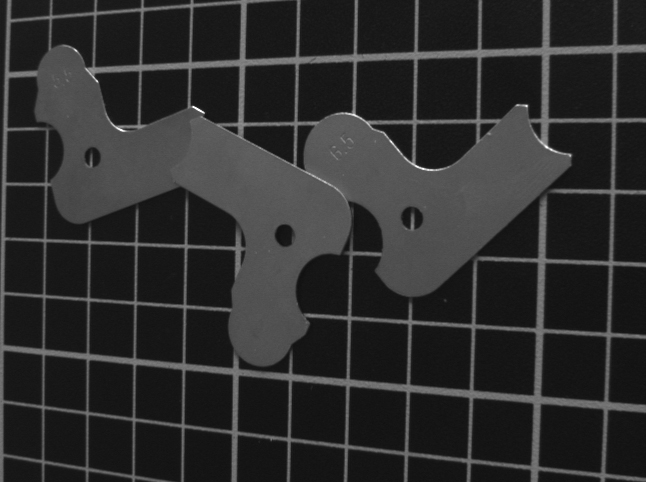
%> input picture ImageProcess/003/input/HW3.jpg, 646 x 482 px
$ octave J_direct_filter.m   (GNU Octave 9; MATLAB toolbox functions it lacks are replaced by stand-ins)
%> lines starting %> are read from the running program, lines starting %| are printed output that depends on the picture
%%********************
%CopyRight 贾成君(jcj14@mails.tsinghua.edu.cn)
%All rights Reserved
%Filename: J_direct_filter.m
%Summary: Use the FFT to reduce the background
%Last Time:
%%******************
close all; clear all;
I = imread('HW3.jpg');
%> I is the input picture: size 482x646 uint8; min 16, max 255, mean 45.2
centerX = (size(I,2)+1)/2;
%> centerX = 323.5
centerY = (size(I,1)+1)/2;
%> centerY = 241.5
%进行高频增强
h1=[0 -1 0, -1 5 -1, 0 -1 0];
% I = conv2(im2double(I),h1,'same');

%% 计算的原来表格中的背景的线方向——选点-计算斜率
% [10 lines of commented-out code are left out]
fftk1 = 71.142857142857140; fftk2 = 0.011976047904192;
%此时k1对应的角度为 0.99*pi/2 rad;k2对应角度为 0.012 rad--可以近似为垂直和水平

%%计算要去除的线
draw_x = 1:size(I,2);
%> draw_x = 646 values from 1 to 646
draw_y1 = fftk1*( draw_x-centerX ) + centerY;
%> draw_y1 = 646 values from -22702.1 to 23185.1
draw_y2 = fftk2*( draw_x-centerX ) + centerY;
%> draw_y2 = 646 values from 237.6 to 245.4
% 画出要去除的线
I_fft_shift = fftshift( fft2(I) );
Range_I = log( 1 + abs( I_fft_shift ) );
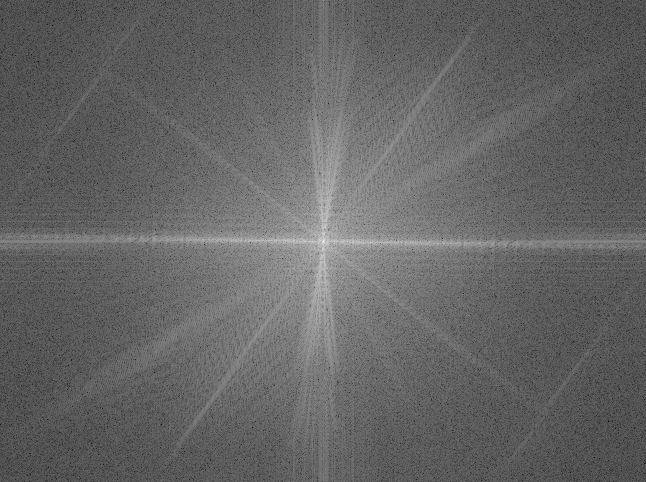
%> Range_I: size 482x646 double; min 1.01, max 16.46, mean 7.12; drawn with min black and max white
figure, imshow( Range_I, [] ), title('原始图像-标记要去除的部分'), axis on;
hold on; plot( draw_x, draw_y1 ), plot( draw_x, draw_y2 );
%> after `plot( draw_x, draw_y2 )`:
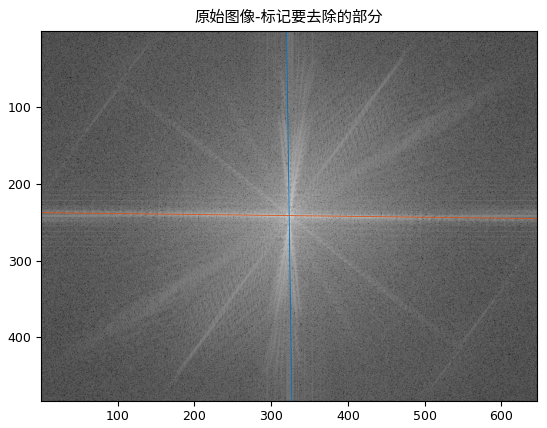
%> figure redrawn from the program's plot data

%%选出每个方向上需要滤去的范围（从哪里向外）-根据对称性，截取一部分即可
% [edge_x edge_y] = ginput(4);
% edge_x = [489;156;321.00;326.00];
% edge_y = [244.00;238.00;98.00;427];
% 上述的点为选择出来的目测合适的滤波位置——经过实际的调参数后的结果如下：
edge_x = [345;305;321.00;326.00];
edge_y = [244.00;238.00;220.00;260];

%%使用长条覆盖原来的点，长条的宽度设置为 $length 个像素
result_fft = I_fft_shift;
length = 10;
result_fft( (edge_y(1)-length):(edge_y(1)+length), edge_x(1):size(I,2) ) = 0;
result_fft( (edge_y(2)-length):(edge_y(2)+length), 1:edge_x(2) ) = 0;
result_fft( 1:edge_y(3),(edge_x(3)-length):(edge_x(3)+length) ) = 0;
result_fft( edge_y(4):size(I,1),(edge_x(4)-length):(edge_x(4)+length) ) = 0;
%显示结果,结果存储在result
result_im = ifft2( ifftshift(result_fft) );
result = uint8( real(result_im) );
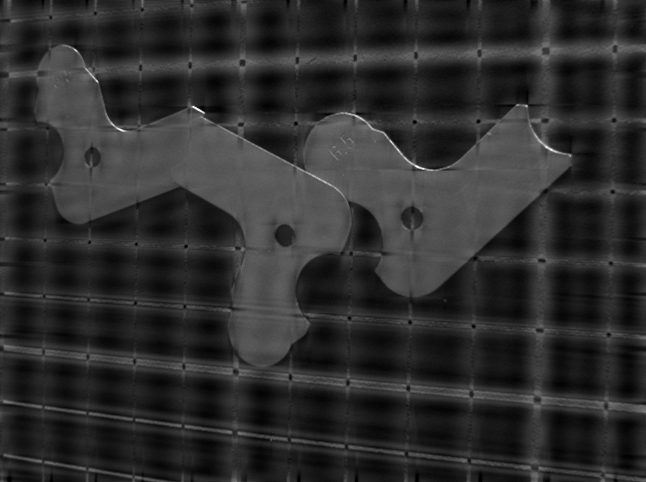
%> result: size 482x646 uint8; min 0, max 255, mean 45.2
figure,
subplot(2,2,1),imshow(I),title('原来图像');
subplot(2,2,2),imshow(result), title('处理后图像');
subplot(2,2,3),imshow(Range_I,[]),title('原来频域');
subplot(2,2,4),imshow( log( 1+ abs(result_fft) ),[] ), title('处理后频域');

%%使用倾斜区域覆盖，覆盖从r起，覆盖角度设置为 正负15°(klimit)
result_fft2 = I_fft_shift;
r = 1;
klimit = tan(15/90*pi/2);
%参数设置：10，5->10,10; 可以置为0，也可以设置成log、二分之一
for i = 1:size(I,1)
	for j = 1:size(I,2)
		if ( i == centerY && abs(j-centerX) > r )
			result_fft2(i,j) = 0; break;
		end
		if ( j == centerX && abs(i-centerY) > r )
			result_fft2(i,j) = 0; break;
		end
		if ( abs( (i-centerY)/(j-centerX) ) < klimit || abs( (j-centerX)/(i-centerY) ) <klimit )
			if( abs( i-centerY ) + abs( j-centerX ) > r )
				result_fft2(i,j) = 0;
			end
		end
	end
end
result_im = ifft2( ifftshift(result_fft2) );
result2 = uint8( real(result_im) );
figure,
subplot(2,2,1),imshow( Range_I,[] ),title('原来频域');
subplot(2,2,2),imshow( log( 1+ abs(result_fft2) ),[] ),title('处理后频域');
%> after `imshow( log( 1+ abs(result_fft2) ),[] )`:
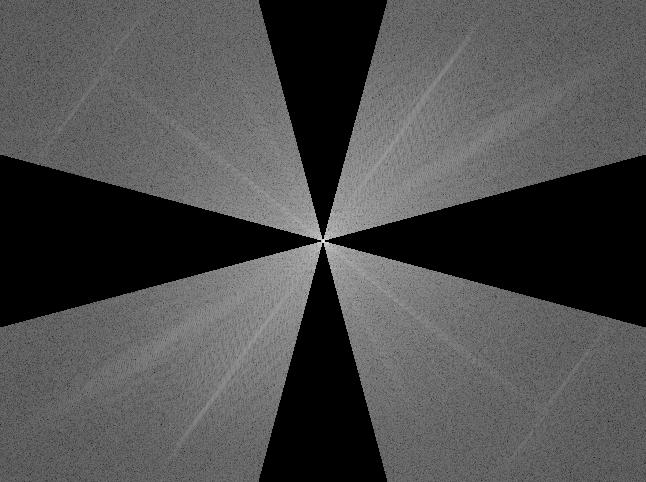
%> displayed picture: size 482x646, on the screen's scale of 0 to 255; min 0, max 255, mean 77.5
subplot(2,2,3),imshow( I ),title('原来图像');
subplot(2,2,4),imshow( result2 ), title('处理后图像');

%%对图像进行进一步处理——使用中值滤波
figure,
subplot(2,2,1), imshow( result2 ),title('处理结果');
subplot(2,2,2), imshow( I - result2),title('去除的网格情况');

K1 = medfilt2(result2,[3,3]);
subplot(2,2,3), imshow( K1 ),title('[3,3]窗口中值滤波');
subplot(2,2,4), imshow( I - K1);

figure
K2 = medfilt2(result2,[10,10]);
subplot(2,2,1), imshow( K2 ),title('[10,10]窗口中值滤波');
subplot(2,2,2), imshow( I - K2);

K3 = conv2(result2,h1,'same');
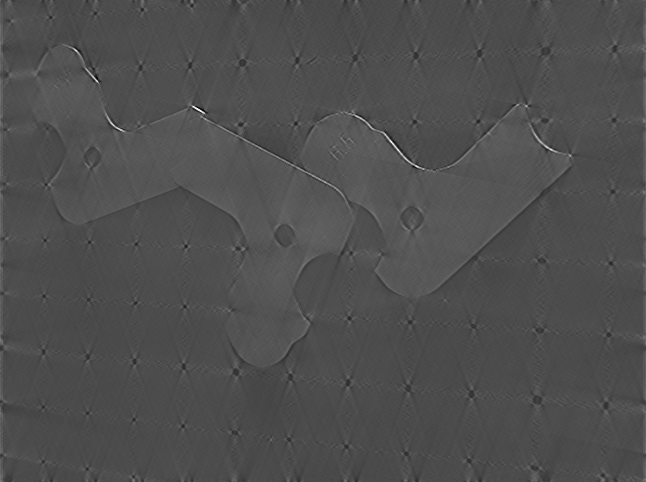
%> K3: size 482x646 double; min -247, max 697, mean 45.7; drawn with min black and max white
K3 = uint8(K3);
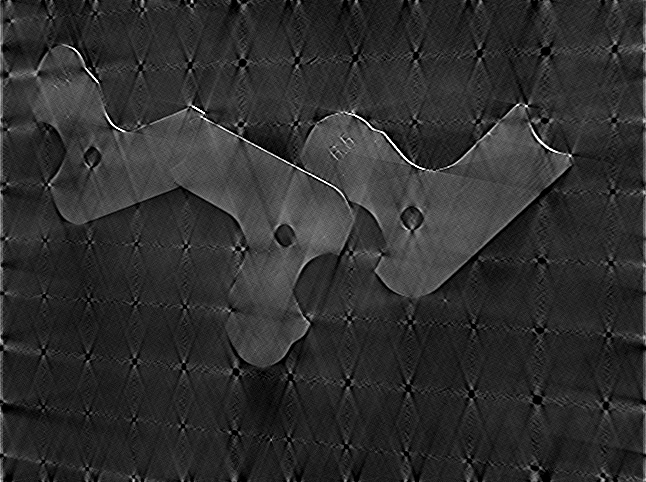
%> K3: size 482x646 uint8; min 0, max 255, mean 46
subplot(2,2,3), imshow( K3 ),title('高频处理');
subplot(2,2,4), imshow( I - K3 );
%> after `imshow( I - K3 )`:
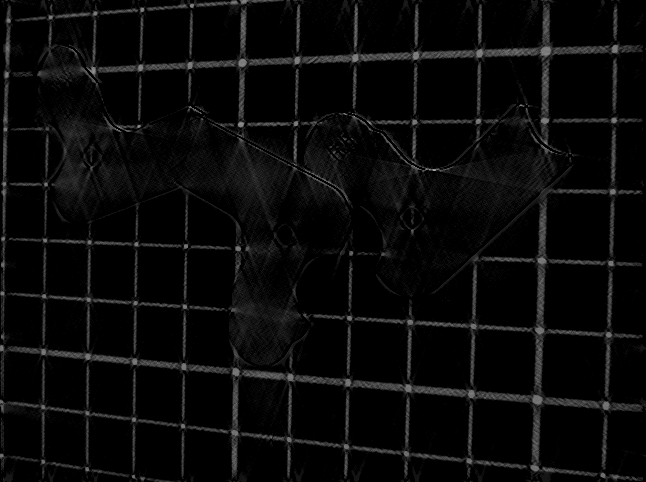
%> displayed picture: size 482x646, on the screen's scale of 0 to 255; min 0, max 169, mean 9.5

figure
K4 = medfilt2( K3,[10,10] );
subplot(2,2,1), imshow( K4 ),title('高频处理后[10,10]中值');
subplot(2,2,2), imshow( I - K4 );
